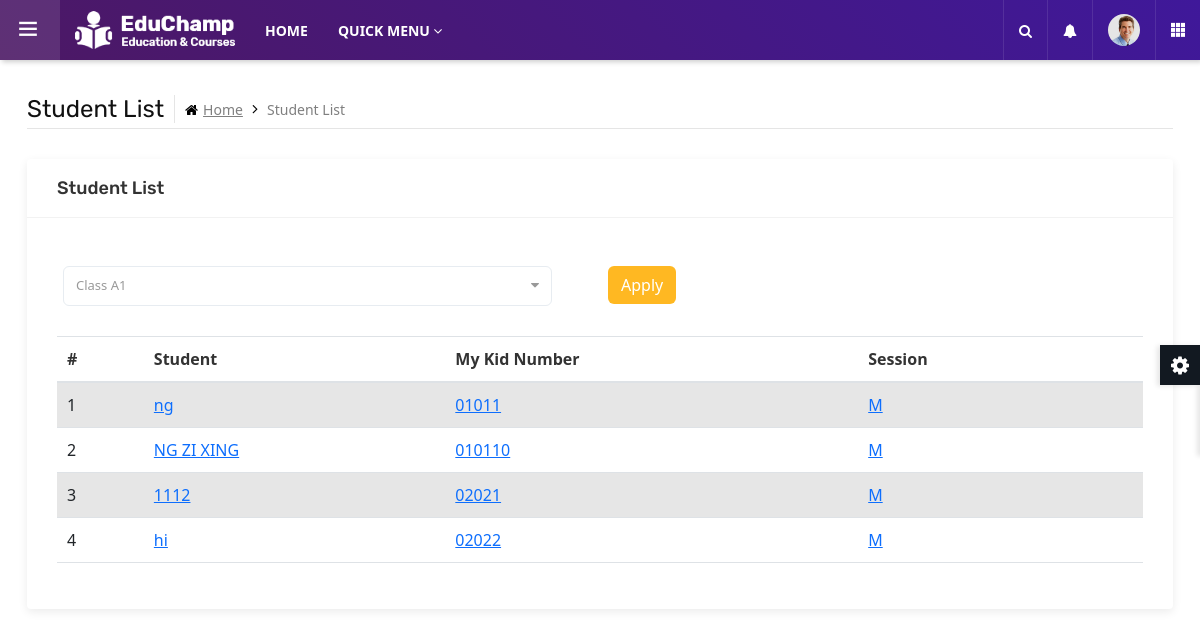
Before: /dashboardAdmin.php (signed in) with the older database file.
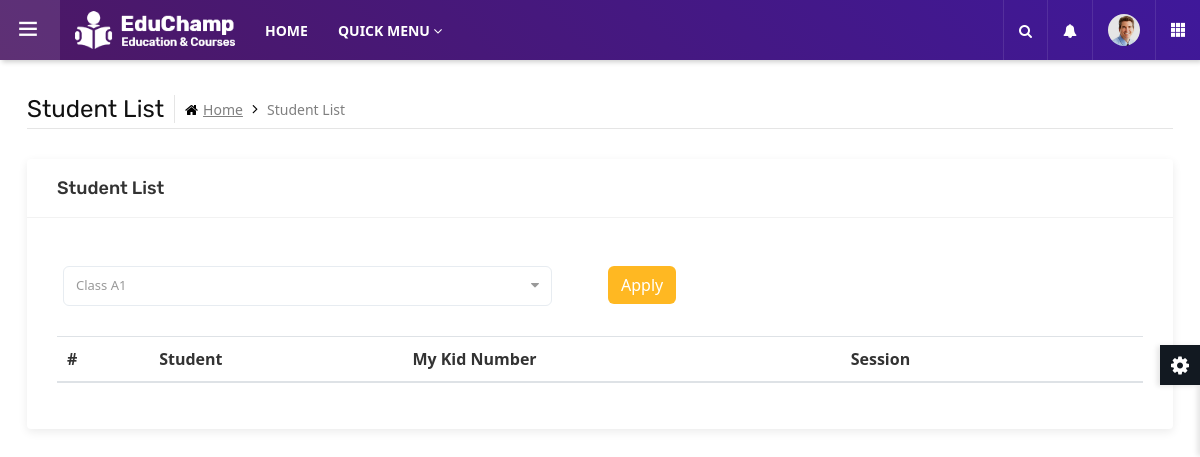
After: the same page with the newer database file.
### tables this page shows
CREATE TABLE `student` (
  `stdMKN` char(12) NOT NULL,
  `stdName` varchar(50) NOT NULL,
  `stdGender` tinyint(1) NOT NULL,
  `stdAge` decimal(2,0) NOT NULL,
  `stdDOB` date NOT NULL,
  `stdFavorColor` varchar(20) DEFAULT NULL,
  `stdDiapers` tinyint(1) NOT NULL,
  `stdSession` varchar(2) NOT NULL,
  `stdMeal` varchar(2) NOT NULL,
  `stdPhoto` varchar(40) NOT NULL,
  `stdRegStatus` tinyint(2) NOT NULL,
  `pIC` char(12) NOT NULL,
  `clsName` varchar(20) DEFAULT NULL,
  `prgName` varchar(50) DEFAULT NULL
);

### dashboardAdmin.php (called while the page is built)
<?php
include "myStd.php";
?>

### myStd.php (the view, shortened to what this page needs)
<?php
include "dbconnect.php"
?>
	<main class="ttr-wrapper">
		<div class="container-fluid">
			<div class="db-breadcrumb">
				<h4 class="breadcrumb-title">Student List</h4>
				<ul class="db-breadcrumb-list">
					<li><a href="#"><i class="fa fa-home"></i>Home</a></li>
					<li>Student List</li>
				</ul>
			</div>
			<div class="row">
				<div class="col-lg-12 m-b30">
					<div class="widget-box">
						<div class="wc-title">
							<h4>Student List</h4>
						</div>
                            <form id ='filter' method = 'GET' action = 'myStd.php'>
                            <div class = 'row'>
                                <div class = 'col-lg-6 px-5 pt-5'>
                                <select name = 'clsName' class = 'form-control' id='select'>";
                <?php
                $query = "SELECT DISTINCT clsName as clsName FROM subjectsTeac WHERE tIC = $_SESSION[tIC]";
                $result = mysqli_query($con, $query);
                $count = 0;
                while($row = mysqli_fetch_array($result)){
                    if($row['clsName'] != $_GET["clsName"]){
                        if($count == 0){
                            echo "<option value = '$_GET[clsName]'> $_GET[clsName] </option>";
                        }
                        echo "<option value = '$row[clsName]'> $row[clsName] </option>";
                    }
                    elseif($count == 0){
                        echo "<option value = '$_GET[clsName]'> $_GET[clsName] </option>";
                    }
                    $count += 1;
                }
                ?>
                                </select>
                                </div>
                                <div class = "col-lg-3 px-2 pt-5">
                                <input type = 'submit' class = "btn yellow" value = "Apply">
                                </div>
                            </div>
                            </form>
						<div class="widget-inner">
                            <table class="table table-striped table-hover ">
                                <thead>
                                    <tr>
                                    <th>#</th>
                                    <th>Student</th>
                                    <th>My Kid Number</th>
                                    <th>Session</th>
                                    <th></th>
                                    </tr>
                                </thead>
                                <tbody>
                            <?php
                                $query = "SELECT * FROM Student WHERE Student.clsName = '$_GET[clsName]' AND Student.stdRegStatus = 2";
                                $result = mysqli_query($con, $query);
                                $count = 1;
                                while( $row = mysqli_fetch_array($result)){
                                    echo "
                                    <tr>
                                    <td>$count</td>
                                    <td><a href = '#'>$row[stdName]</a></td>
                                    <td><a href = '#'>$row[stdMKN]</a></td>
                                    <td><a href = '#'>$row[stdSession]<td>
                                    </tr>
                                    ";
                                    $count+=1;
                                }
                            ?>
                                </tbody>
                            </table>
						</div>
					</div>
				</div>
			</div>
		</div>
	</main>
</body>
</html>

Changed rows visible on the page:
no longer on this page (row edited): student: stdName "ng", stdMKN "01011", stdSession "M"
removed student: stdName "NG ZI XING", stdMKN "010110", stdSession "M"
no longer on this page (row edited): student: stdName "1112", stdMKN "02021", stdSession "M"
no longer on this page (row edited): student: stdName "hi", stdMKN "02022", stdSession "M"
